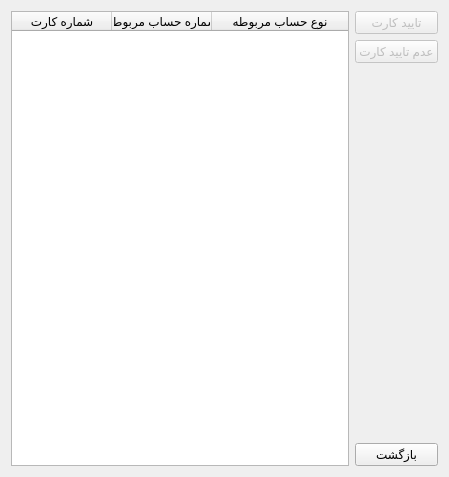
<?xml version="1.0" encoding="UTF-8"?>
<ui version="4.0">
 <class>deactive_cards_win</class>
 <widget class="QDialog" name="deactive_cards_win">
  <property name="geometry">
   <rect>
    <x>0</x>
    <y>0</y>
    <width>449</width>
    <height>477</height>
   </rect>
  </property>
  <property name="windowTitle">
   <string>Dialog</string>
  </property>
  <layout class="QHBoxLayout" name="horizontalLayout">
   <item>
    <widget class="QTableWidget" name="cardstable">
     <property name="editTriggers">
      <set>QAbstractItemView::NoEditTriggers</set>
     </property>
     <property name="alternatingRowColors">
      <bool>true</bool>
     </property>
     <property name="selectionBehavior">
      <enum>QAbstractItemView::SelectRows</enum>
     </property>
     <attribute name="horizontalHeaderStretchLastSection">
      <bool>true</bool>
     </attribute>
     <column>
      <property name="text">
       <string>شماره کارت</string>
      </property>
     </column>
     <column>
      <property name="text">
       <string>شماره حساب مربوطه</string>
      </property>
     </column>
     <column>
      <property name="text">
       <string>نوع حساب مربوطه</string>
      </property>
     </column>
    </widget>
   </item>
   <item>
    <layout class="QVBoxLayout" name="verticalLayout">
     <item>
      <widget class="QPushButton" name="acceptcardbtn">
       <property name="enabled">
        <bool>false</bool>
       </property>
       <property name="toolTip">
        <string>تایید کارت انتخاب شده</string>
       </property>
       <property name="text">
        <string>تایید کارت</string>
       </property>
      </widget>
     </item>
     <item>
      <widget class="QPushButton" name="rejectcardbtn">
       <property name="enabled">
        <bool>false</bool>
       </property>
       <property name="toolTip">
        <string>عدم تایید کارت تایید نشده</string>
       </property>
       <property name="text">
        <string>عدم تایید کارت</string>
       </property>
      </widget>
     </item>
     <item>
      <spacer name="verticalSpacer">
       <property name="orientation">
        <enum>Qt::Vertical</enum>
       </property>
       <property name="sizeHint" stdset="0">
        <size>
         <width>20</width>
         <height>40</height>
        </size>
       </property>
      </spacer>
     </item>
     <item>
      <widget class="QPushButton" name="backbtn">
       <property name="text">
        <string>بازگشت</string>
       </property>
      </widget>
     </item>
    </layout>
   </item>
  </layout>
 </widget>
 <resources/>
 <connections/>
</ui>
